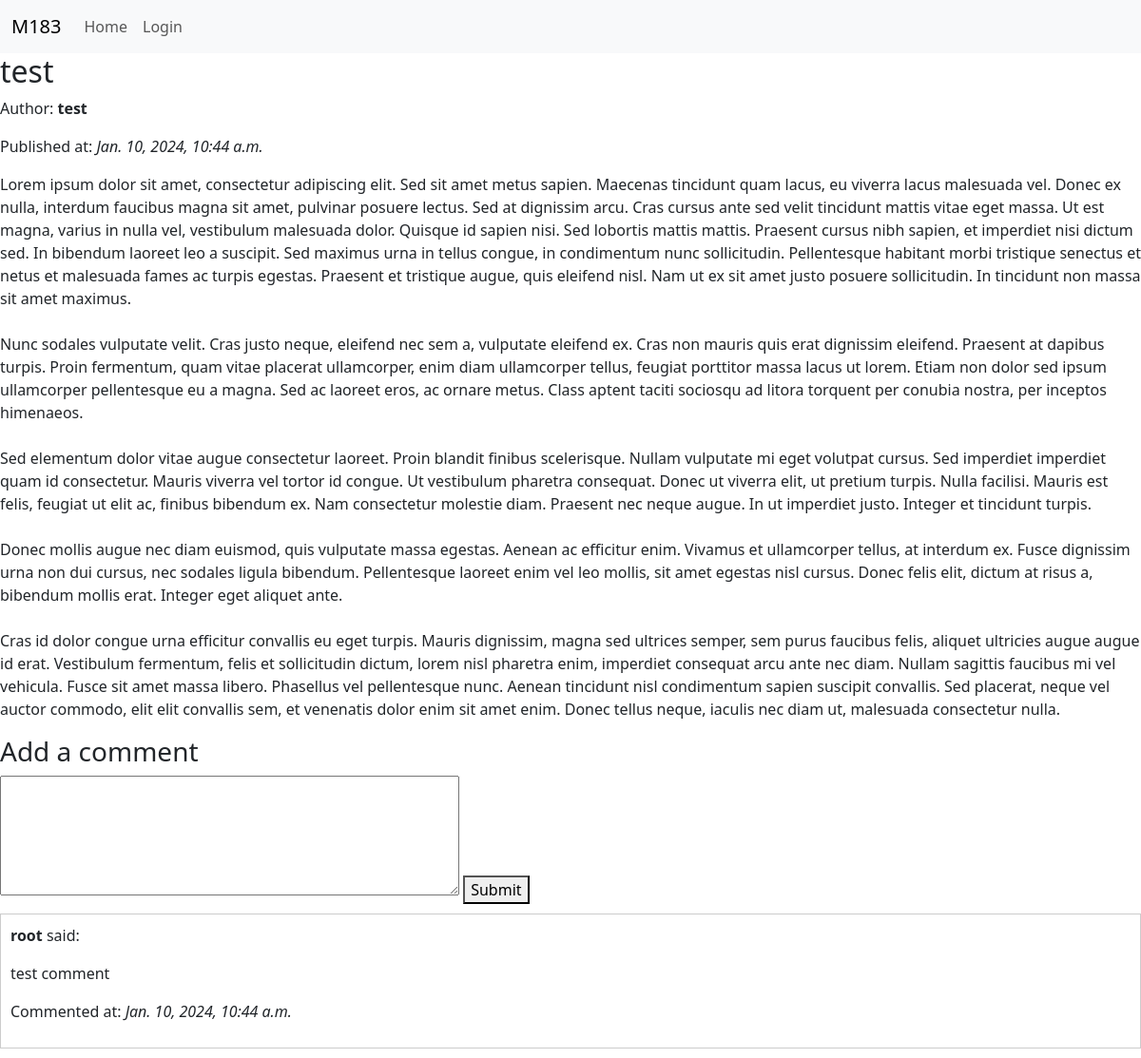
The app's page /post/5999d0ef-5c7a-4ad9-a155-883c202b16d8/ with its own data.
### m183/models.py (models this page shows, shortened)
class Post(models.Model):
    STATUS_CHOICES = [
        ('hidden', 'Hidden'),
        ('published', 'Published'),
        ('deleted', 'Deleted'),
    ]
    id = models.UUIDField(primary_key=True, default=uuid.uuid4, editable=False)
    name = models.CharField(max_length=200)
    content = models.TextField()
    status = models.CharField(max_length=10, choices=STATUS_CHOICES, default='hidden')
    author = models.ForeignKey(User, on_delete=models.CASCADE)
    created_at = models.DateTimeField(auto_now_add=True)

class Comment(models.Model):
    content = models.TextField()
    post = models.ForeignKey(Post, on_delete=models.CASCADE)
    author = models.ForeignKey(User, on_delete=models.CASCADE)
    created_at = models.DateTimeField(auto_now_add=True)

### m183/views/posts.py (the view)
# urls.py: path("post/<uuid:post_id>/", views.post_detail, name="post_detail"),
def post_detail(request, post_id):
    post = get_object_or_404(Post, id=post_id)
    statuses = ['published', 'hidden', 'deleted']
    if request.method == 'POST':
        if not request.user.is_authenticated:
            logger.warning('User not authenticated: %s' % request.user)
            return redirect('login')
        form = CommentForm(request.POST)
        if form.is_valid():
            comment = form.save(commit=False)
            comment.post = post
            comment.author = request.user
            comment.save()
            logger.info('Comment created: %s by user: %s' % (comment, request.user))
            return redirect('post_detail', post_id=post.id)
        elif 'status' in request.POST and (request.user == post.author or request.user.is_staff):
            post.status = request.POST['status']
            post.save()
            logger.info('Post status changed: %s by user: %s' % (post, request.user))
            return redirect('post_detail', post_id=post.id)
    else:
        form = CommentForm()
    if post.status == 'published' or (post.status == 'hidden' and (request.user == post.author or request.user.is_staff)) or (post.status == 'deleted' and request.user.is_staff):
        comments = Comment.objects.filter(post=post).order_by('-created_at')
        return render(request, 'posts/post.html', {'post': post, 'comments': comments, 'form': form, 'statuses': statuses})
    else:
        logger.info('User: %s tried to access Post: %s which is not found or not accessible.' % (request.user, post))
        return redirect('home')

### m183/forms.py
class CommentForm(forms.ModelForm):
    content = forms.CharField(
        widget=forms.Textarea(attrs={'rows': 5, 'cols': 50, 'class': 'resizable-textarea'}),
        max_length=200
    )
    class Meta:
        model = Comment
        fields = ["content"]

### m183/templates/posts/post.html (shortened to what this page needs)
{% extends 'base.html' %} {% block content %}
    <div>
        <h2 class="post-title">{{ post.name }}</h2>
        <p class="post-author">Author: <strong>{{ post.author.username }}</strong></p>
        <p class="post-date">Published at: <em>{{ post.created_at }}</em></p>
        <p class="post-content">{{ post.content|linebreaksbr }}</p>
        <h3>Add a comment</h3>
        <form method="post">
            {{ form.content }}
            <button type="submit">Submit</button>
        </form>
        {% for comment in comments %}
            <div class="comment" style="border: 1px solid #ccc; margin: 10px 0; padding: 10px;">
                <p class="comment-author"><strong>{{ comment.author.username }}</strong> said:</p>
                <p class="comment-content">{{ comment.content|linebreaksbr }}</p>
                <p class="comment-date">Commented at: <em>{{ comment.created_at }}</em></p>
            </div>
        {% endfor %}
    </div>
{% endblock %}

### m183/templates/posts/post.html (style rules this page uses)
.resizable-textarea { resize: both; overflow: auto; }

### records on screen
Post: name "test", author.username "test", created_at "Jan. 10, 2024, 10:44 a.m.", content "Lorem ipsum dolor sit amet, consectetur adipiscing elit. Sed sit amet metus sapien. Maecenas tincidunt quam lacus, eu viverra lacus malesuada vel. Donec ex nulla, interdum faucibus magna sit amet, pulvinar posuere lectus. Sed at dignissim arcu. Cras cursus ante sed velit tincidunt mattis vitae eget massa. Ut est magna, varius in nulla vel, vestibulum malesuada dolor. Quisque id sapien nisi. Sed lobortis mattis mattis. Praesent cursus nibh sapien, et imperdiet nisi dictum sed. In bibendum laoreet leo a suscipit. Sed maximus urna in tellus congue, in condimentum nunc sollicitudin. Pellentesque habitant morbi tristique senectus et netus et malesuada fames ac turpis egestas. Praesent et…"
Comment: author.username "root", content "test comment", created_at "Jan. 10, 2024, 10:44 a.m."
